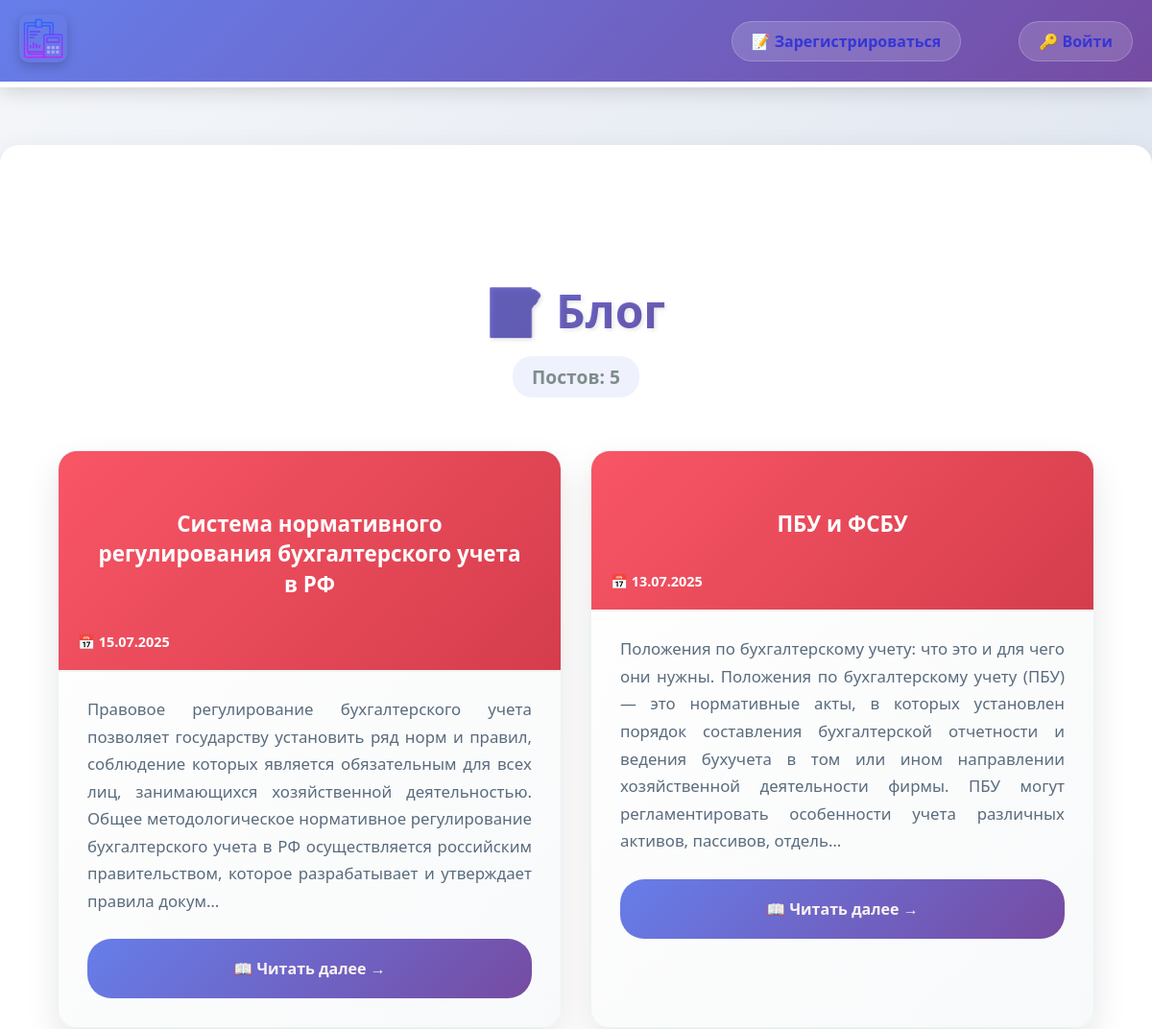
Before: /blog/ (upper part) with the older database file.
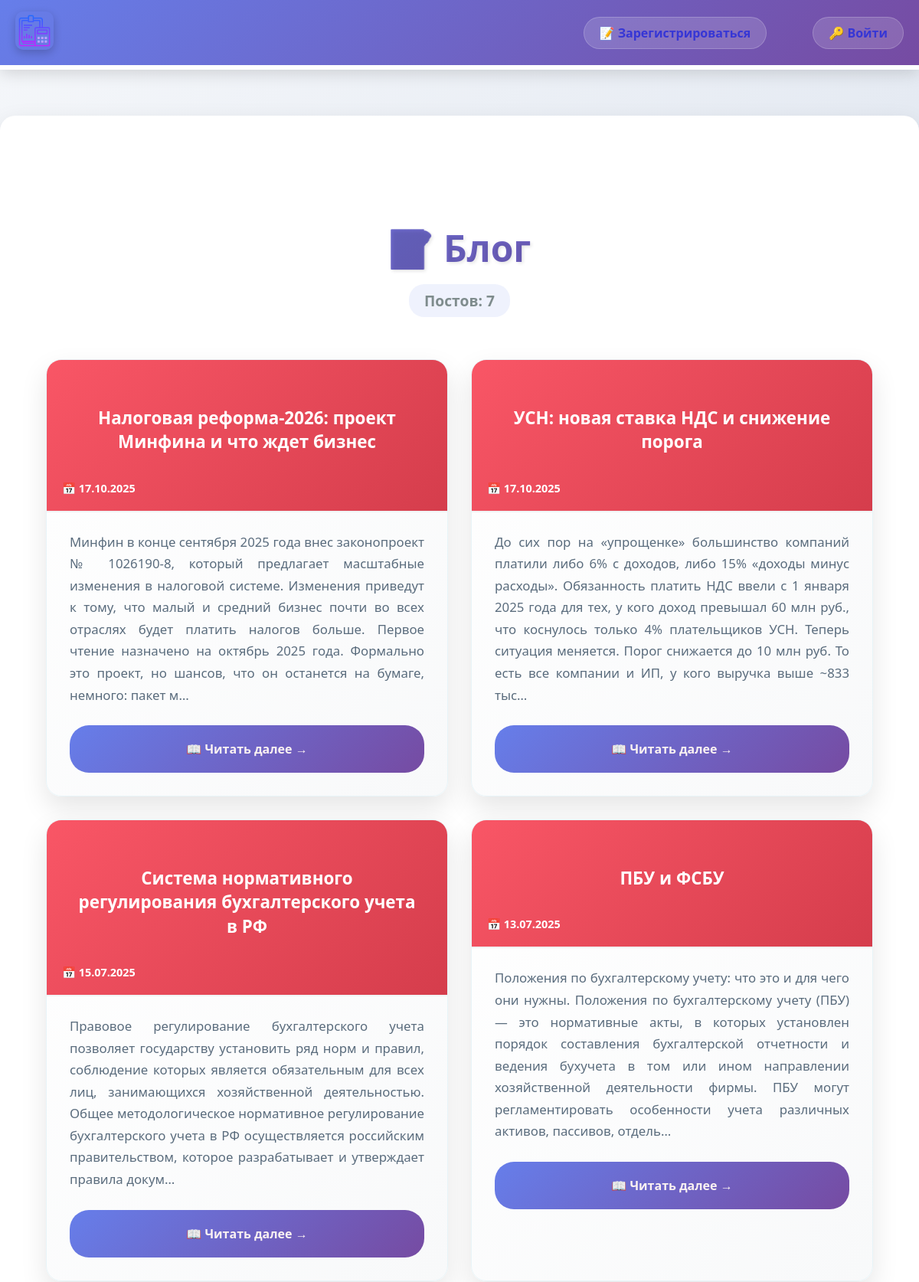
After: the same page with the newer database file.
### blog/models.py (models this page shows, shortened)
class Blog(models.Model):
    title = models.CharField(max_length=200)
    description = models.TextField()
    date = models.DateField()

### blog/views.py (the view)
# urls.py: path('', views.blogs, name="blogs"),
def blogs(request):
    blogs = Blog.objects.order_by('-date')
    return render(request, "blog/blogs.html", {"blogs": blogs})

### blog/templates/blog/blogs.html (shortened to what this page needs)
{% extends 'skills/base.html' %}
{% load static %}
{% block content %}
<div class="blog-container">
    <div class="blog-header">
        <h1 class="blog-title">📝 Блог</h1>
        <div class="blog-count">Постов: {{ blogs.count }}</div>
    </div>
    <div class="blogs-grid">
        {% for blog in blogs %}
        <div class="blog-card">
            <div class="card-header">
                <h2 class="blog-card-title">
                    <a href="{% url 'detail' blog.id %}" class="blog-link">
                        {{ blog.title }}
                    </a>
                </h2>
                <div class="blog-date">
                    📅 {{ blog.date|date:'d.m.Y' }}
                </div>
            </div>
            <div class="blog-content">
                <div class="blog-description">
                    {{ blog.description|striptags|truncatechars:360 }}
                </div>
            </div>
            <div class="card-actions">
                <a href="{% url 'detail' blog.id %}" class="read-more-btn">
                    📖 Читать далее →
                </a>
            </div>
        </div>
        {% endfor %}
    </div>
</div>
{% endblock %}

Changed rows visible on the page:
added Blog: title "Налоговая реформа-2026: проект Минфина и что ждет бизнес", date "17.10.2025", description "Минфин в конце сентября 2025 года внес законопроект № 1026190-8, который предлагает масштабные изменения в налоговой системе. Изменения приведут к тому, что малый и средний бизнес почти во всех отраслях будет платить налогов больше. Первое чтение назначено на октябрь 2025 года. Формально это проект, но шансов, что он останется на бумаге, немного: пакет м…"
added Blog: title "УСН: новая ставка НДС и снижение порога", date "17.10.2025", description "До сих пор на «упрощенке» большинство компаний платили либо 6% с доходов, либо 15% «доходы минус расходы». Обязанность платить НДС ввели с 1 января 2025 года для тех, у кого доход превышал 60 млн руб., что коснулось только 4% плательщиков УСН. Теперь ситуация меняется. Порог снижается до 10 млн руб. То есть все компании и ИП, у кого выручка выше ~833 тыс…"
Other visible differences:
{{ blogs.count }}: "5" → "7"
